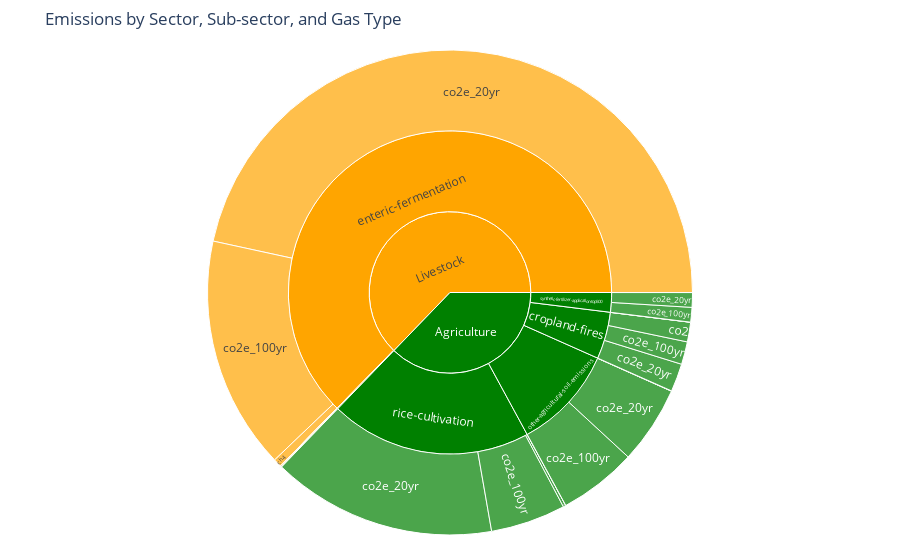

Notebook source saved alongside this figure:
### Code cell
base_dir = Path("/Users/nehanavarkar/Desktop/Sem3/INFSCI 2415 - INFORMATION VISUALIZATION/IV_Project/dataset_emission/agriculture/")

# Combine datasets into one for a hierarchical view
file_paths = {
    "cropland_fires": "/Users/nehanavarkar/Desktop/Sem3/INFSCI 2415 - INFORMATION VISUALIZATION/IV_Project/dataset_emission/agriculture/asset_cropland-fires_emissions.csv",
    "synthetic_fertilizer": "/Users/nehanavarkar/Desktop/Sem3/INFSCI 2415 - INFORMATION VISUALIZATION/IV_Project/dataset_emission/agriculture/asset_synthetic-fertilizer-application-top500_emissions.csv",
    "enteric_fermentation": "/Users/nehanavarkar/Desktop/Sem3/INFSCI 2415 - INFORMATION VISUALIZATION/IV_Project/dataset_emission/agriculture/country_enteric-fermentation_emissions.csv",
    "manure_management": "/Users/nehanavarkar/Desktop/Sem3/INFSCI 2415 - INFORMATION VISUALIZATION/IV_Project/dataset_emission/agriculture/asset_manure-management_emissions.csv",
    "agricultural_soil": "/Users/nehanavarkar/Desktop/Sem3/INFSCI 2415 - INFORMATION VISUALIZATION/IV_Project/dataset_emission/agriculture/country_other-agricultural-soil-emissions_emissions.csv",
    "rice_cultivation": "/Users/nehanavarkar/Desktop/Sem3/INFSCI 2415 - INFORMATION VISUALIZATION/IV_Project/dataset_emission/agriculture/country_rice-cultivation_emissions.csv"
}

# Load datasets and add a column for sector
datasets = {
    "Cropland Fires": pd.read_csv(file_paths["cropland_fires"]).assign(Sector="Agriculture"),
    "Synthetic Fertilizer": pd.read_csv(file_paths["synthetic_fertilizer"]).assign(Sector="Agriculture"),
    "Enteric Fermentation": pd.read_csv(file_paths["enteric_fermentation"]).assign(Sector="Livestock"),
    "Manure Management": pd.read_csv(file_paths["manure_management"]).assign(Sector="Livestock"),
    "Agricultural Soil": pd.read_csv(file_paths["agricultural_soil"]).assign(Sector="Agriculture"),
    "Rice Cultivation": pd.read_csv(file_paths["rice_cultivation"]).assign(Sector="Agriculture")
}

# Combine all datasets
combined_data = pd.concat(datasets.values())

# Group data by Sector > Sub-sector > Gas for hierarchy
sunburst_data = combined_data.groupby(
    ['Sector', 'original_inventory_sector', 'gas']
)['emissions_quantity'].sum().reset_index()

# Create a Sunburst Chart
fig = px.sunburst(
    sunburst_data,
    path=['Sector', 'original_inventory_sector', 'gas'],  # Hierarchical path
    values='emissions_quantity',  # Size of segments
    color='Sector',  # Color by sector
    title="Emissions by Sector, Sub-sector, and Gas Type",
    color_discrete_map={
        "Agriculture": "green",
        "Livestock": "orange",
        "Waste": "blue",
        "Energy": "red"
    }
)

# Customize layout
fig.update_layout(
    margin=dict(t=50, l=25, r=25, b=25)
)

# Show the chart
fig.show()

### Figure 1 — Plotly figure (JSON) as saved in the notebook; plotly's stock layout.template omitted (floating-point values rounded to 4 significant figures)
{"data": [{"branchvalues": "total", "customdata": [["Agriculture"], ["Livestock"], ["Agriculture"], ["Agriculture"], ["Agriculture"], ["Agriculture"], ["Livestock"], ["Agriculture"], ["Agriculture"], ["Agriculture"], ["Livestock"], ["Livestock"], ["Livestock"], ["Agriculture"], ["Agriculture"], ["Agriculture"], ["Agriculture"], ["Livestock"], ["Livestock"], ["Agriculture"], ["Agriculture"], ["Livestock"], ["Livestock"], ["Agriculture"], ["Livestock"], ["Agriculture"], ["Agriculture"], ["Agriculture"], ["Agriculture"], ["Agriculture"], ["Agriculture"], ["Livestock"], ["Livestock"], ["Agriculture"], ["Agriculture"], ["Agriculture"], ["Agriculture"], ["Livestock"]], "domain": {"x": [0, 1], "y": [0, 1]}, "hovertemplate": "labels=%{label}<br>emissions_quantity=%{value}<br>parent=%{parent}<br>id=%{id}<br>Sector=%{customdata[0]}<extra></extra>", "ids": ["Agriculture/cropland-fires/ch4", "Livestock/enteric-fermentation/co2e_20yr", "Agriculture/cropland-fires/co2e_20yr", "Agriculture/synthetic-fertilizer-application-top500/co2e_100yr", "Agriculture/rice-cultivation/co2e_100yr", "Agriculture/other-agricultural-soil-emissions/co2e_100yr", "Livestock/enteric-fermentation/co2e_100yr", "Agriculture/cropland-fires/co2e_100yr", "Agriculture/synthetic-fertilizer-application-top500/co2", "Agriculture/rice-cultivation/co2", "Livestock/manure-management/co2e_100yr", "Livestock/manure-management/co2", "Livestock/enteric-fermentation/co2", "Agriculture/cropland-fires/co2", "Agriculture/synthetic-fertilizer-application-top500/ch4", "Agriculture/rice-cultivation/ch4", "Agriculture/other-agricultural-soil-emissions/ch4", "Livestock/manure-management/ch4", "Livestock/enteric-fermentation/ch4", "Agriculture/other-agricultural-soil-emissions/co2", "Agriculture/other-agricultural-soil-emissions/n2o", "Livestock/manure-management/n2o", "Livestock/enteric-fermentation/n2o", "Agriculture/cropland-fires/n2o", "Livestock/manure-management/co2e_20yr", "Agriculture/rice-cultivation/co2e_20yr", "Agriculture/other-agricultural-soil-emissions/co2e_20yr", "Agriculture/rice-cultivation/n2o", "Agriculture/synthetic-fertilizer-application-top500/co2e_20yr", "Agriculture/synthetic-fertilizer-application-top500/n2o", "Agriculture/cropland-fires", "Livestock/enteric-fermentation", "Livestock/manure-management", "Agriculture/other-agricultural-soil-emissions", "Agriculture/rice-cultivation", "Agriculture/synthetic-fertilizer-application-top500", "Agriculture", "Livestock"], "labels": ["ch4", "co2e_20yr", "co2e_20yr", "co2e_100yr", "co2e_100yr", "co2e_100yr", "co2e_100yr", "co2e_100yr", "co2", "co2", "co2e_100yr", "co2", "co2", "co2", "ch4", "ch4", "ch4", "ch4", "ch4", "co2", "n2o", "n2o", "n2o", "n2o", "co2e_20yr", "co2e_20yr", "co2e_20yr", "n2o", "co2e_20yr", "n2o", "cropland-fires", "enteric-fermentation", "manure-management", "other-agricultural-soil-emissions", "rice-cultivation", "synthetic-fertilizer-application-top500", "Agriculture", "Livestock"], "marker": {"colors": ["green", "orange", "green", "green", "green", "green", "orange", "green", "green", "green", "orange", "orange", "orange", "green", "green", "green", "green", "orange", "orange", "green", "green", "orange", "orange", "green", "orange", "green", "green", "green", "green", "green", "green", "orange", "orange", "green", "green", "green", "green", "orange"]}, "name": "", "parents": ["Agriculture/cropland-fires", "Livestock/enteric-fermentation", "Agriculture/cropland-fires", "Agriculture/synthetic-fertilizer-application-top500", "Agriculture/rice-cultivation", "Agriculture/other-agricultural-soil-emissions", "Livestock/enteric-fermentation", "Agriculture/cropland-fires", "Agriculture/synthetic-fertilizer-application-top500", "Agriculture/rice-cultivation", "Livestock/manure-management", "Livestock/manure-management", "Livestock/enteric-fermentation", "Agriculture/cropland-fires", "Agriculture/synthetic-fertilizer-application-top500", "Agriculture/rice-cultivation", "Agriculture/other-agricultural-soil-emissions", "Livestock/manure-management", "Livestock/enteric-fermentation", "Agriculture/other-agricultural-soil-emissions", "Agriculture/other-agricultural-soil-emissions", "Livestock/manure-management", "Livestock/enteric-fermentation", "Agriculture/cropland-fires", "Livestock/manure-management", "Agriculture/rice-cultivation", "Agriculture/other-agricultural-soil-emissions", "Agriculture/rice-cultivation", "Agriculture/synthetic-fertilizer-application-top500", "Agriculture/synthetic-fertilizer-application-top500", "Agriculture", "Livestock", "Livestock", "Agriculture", "Agriculture", "Agriculture", "", ""], "type": "sunburst", "values": [8397000.0, 58660000000.0, 2355000000.0, 1228000000.0, 6292000000.0, 6559834698, 19550000000.0, 1907000000.0, 0, 0, 56240000.0, 0, 0, 1645000000.0, 0, 225800000.0, 0, 183800.0, 698400000.0, 0, 24750000.0, 193500.0, 0, 99960.0, 66730000.0, 18840000000.0, 6535000000.0, 0, 1228000000.0, 4498000.0, 5915000000.0, 78920000000.0, 123300000.0, 13119669396, 25360000000.0, 2460000000.0, 46860000000.0, 79040000000.0]}], "layout": {"autosize": true, "legend": {"tracegroupgap": 0}, "margin": {"b": 25, "l": 25, "r": 25, "t": 50}, "title": {"text": "Emissions by Sector, Sub-sector, and Gas Type"}}}
